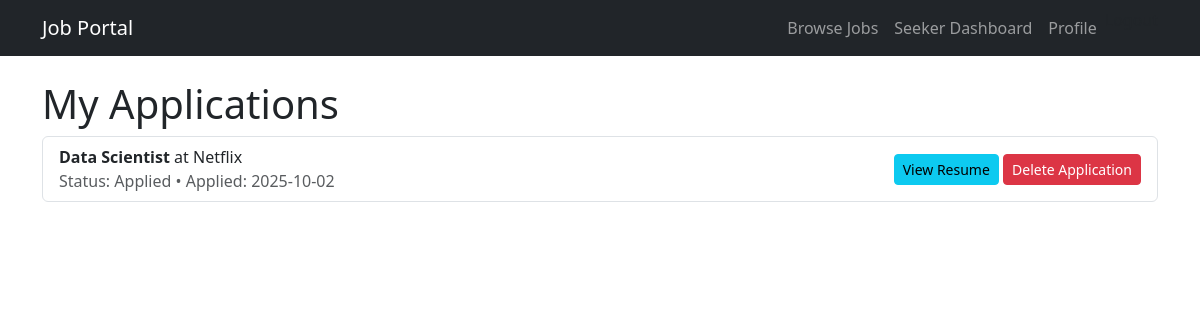
Page /seeker/dashboard/ (signed in) on the committed database.
### jobs/models.py (models this page shows, shortened)
class Application(models.Model):
    STATUS = [
        ('applied','Applied'),
        ('review','In Review'),
        ('rejected','Rejected'),
        ('accepted','Accepted')
    ]
    job        = models.ForeignKey(Job, on_delete=models.CASCADE, related_name='applications')
    applicant  = models.ForeignKey(User, on_delete=models.CASCADE, related_name='applications')
    resume     = models.FileField(upload_to='resumes/')
    cover_note = models.TextField(blank=True)
    status     = models.CharField(max_length=10, choices=STATUS, default='applied')
    applied_at = models.DateTimeField(auto_now_add=True)
    class Meta:
        unique_together = ('job','applicant')

class Job(models.Model):
    JOB_TYPES = [
        ('Full-Time', 'Full-Time'),
        ('Part-Time', 'Part-Time'),
        ('Remote', 'Remote'),
        ('Internship', 'Internship'),
    ]
    title       = models.CharField(max_length=200)
    company     = models.CharField(max_length=150)
    location    = models.CharField(max_length=120)
    job_type    = models.CharField(max_length=20, choices=JOB_TYPES)
    description = models.TextField()
    deadline    = models.DateField()
    created_by  = models.ForeignKey(User, on_delete=models.CASCADE, related_name='jobs')
    created_at  = models.DateTimeField(auto_now_add=True)

### jobs/views.py (the view)
# urls.py: path('seeker/dashboard/', views.seeker_dashboard, name='seeker_dashboard'),
@login_required
def seeker_dashboard(request):
    apps = Application.objects.filter(applicant=request.user)
    return render(request, 'jobs/seeker_dashboard.html', {'apps': apps})

### jobs/templates/jobs/seeker_dashboard.html
{% extends 'jobs/base.html' %}
{% block content %}
    <h1>My Applications</h1>
    <ul class="list-group">
        {% for app in apps %}
            <li class="list-group-item d-flex justify-content-between align-items-center">
                <div>
                    <strong>{{ app.job.title }}</strong> at {{ app.job.company }}
                    <div class="text-muted">Status: {{ app.get_status_display }} • Applied: {{ app.applied_at|date:"Y-m-d" }}</div>
                </div>
                <div>
                    <a href="{% url 'view_resume' app.id %}" class="btn btn-sm btn-info">View Resume</a>
                    <a href="{% url 'delete_application' app.id %}" class="btn btn-sm btn-danger">Delete Application</a>
                </div>
            </li>
        {% empty %}
            <li class="list-group-item">No applications yet.</li>
        {% endfor %}
    </ul>
{% endblock %}

### rows in the picture
Application: job "Data Scientist", job.company "Netflix", status "Applied", applied_at "2025-10-02"
